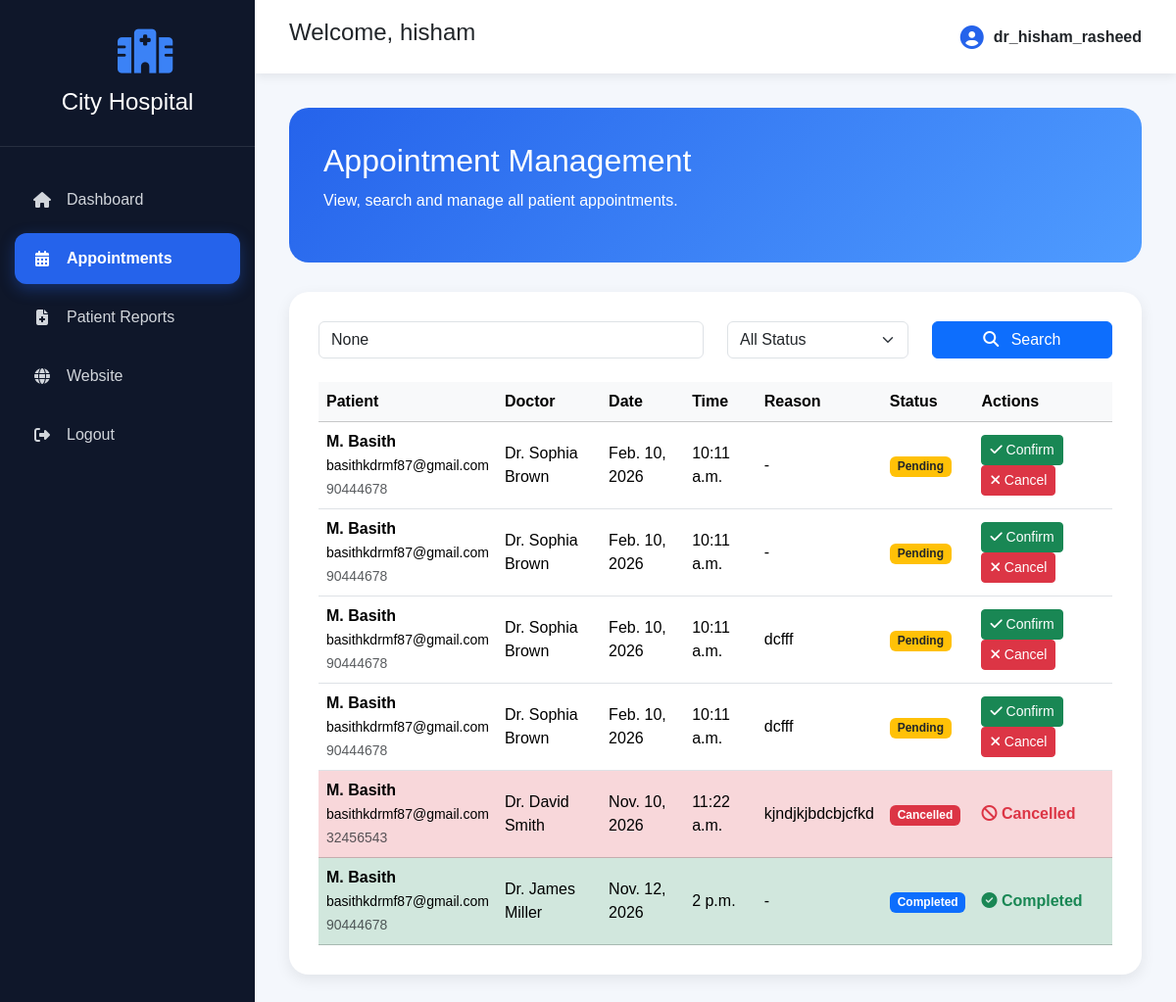
Before: /appointments/ (signed in) with the older database file.
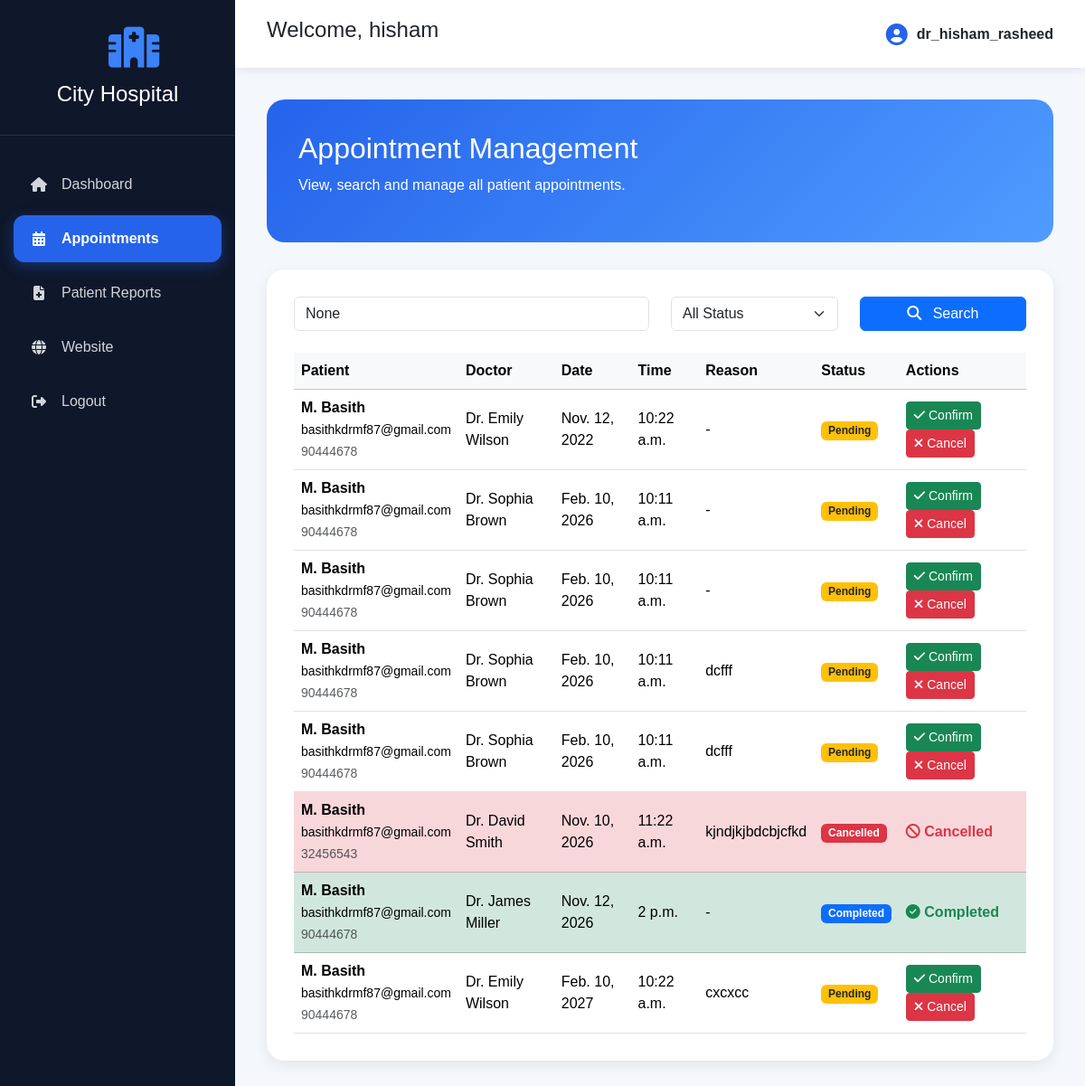
After: the same page with the newer database file.
### student/models.py (models this page shows, shortened)
class Booking(models.Model):
    STATUS_CHOICES = (
        ("Pending", "Pending"),
        ("Confirmed", "Confirmed"),
        ("Completed", "Completed"),
        ("Cancelled", "Cancelled"),
    )
    patient_name = models.CharField(max_length=100)
    patient_email = models.EmailField()
    patient_phone = models.CharField(max_length=20)
    doctor = models.ForeignKey(
        Doctors,
        on_delete=models.CASCADE
    )
    appointment_date = models.DateField()
    appointment_time = models.TimeField()
    reason = models.TextField(
        blank=True
    )
    status = models.CharField(
        max_length=20,
        choices=STATUS_CHOICES,
        default="Pending"
    )
    created_at = models.DateTimeField(
        auto_now_add=True
    )

class Doctors(models.Model):
    doc_name = models.CharField(max_length=100)
    doc_spec = models.CharField(max_length=100)
    dep_name = models.ForeignKey(
        Department,
        on_delete=models.CASCADE
    )
    doc_image = models.CharField(
    max_length=100
    )
    experience = models.PositiveIntegerField(default=1)
    qualification = models.CharField(
        max_length=150
    )
    available = models.BooleanField(
        default=True
    )

### student/views.py (the view)
@login_required(login_url="login")
def manage_appointments(request):
    if request.user.role != "doctor":
        return redirect("patient_dashboard")
    appointments = Booking.objects.all().order_by(
        "appointment_date",
        "appointment_time"
    )
    search = request.GET.get("search")
    status = request.GET.get("status")
    if search:
        appointments = appointments.filter(
            Q(patient_name__icontains=search) |
            Q(patient_email__icontains=search) |
            Q(patient_phone__icontains=search)
        )
    if status and status != "All":
        appointments = appointments.filter(
            status=status
        )
    return render(
        request,
        "manage_appointments.html",
        {
            "appointments": appointments,
            "search": search,
            "status": status,
            "active_page": "appointments",
        }
    )

### templates/manage_appointments.html (shortened to what the changed rows need)
{% extends "dashboard_base.html" %}
{% block content %}
<div class="welcome-card">
    <h2>
        Appointment Management
    </h2>
</div>
<div class="dashboard-card">
    <div class="table-responsive">
        <table class="table table-hover align-middle">
            <thead class="table-light">
                <tr>
                    <th>Patient</th>
                    <th>Doctor</th>
                    <th>Date</th>
                    <th>Time</th>
                    <th>Reason</th>
                    <th>Status</th>
                    <th>Actions</th>
                </tr>
            </thead>
            <tbody>
            {% for appointment in appointments %}
            <tr
            {% if appointment.status == "Completed" %}
                class="table-success"
            {% elif appointment.status == "Cancelled" %}
                class="table-danger"
            {% elif appointment.status == "Confirmed" %}
                class="table-info"
            {% endif %}
            >
                <td>
                    <strong>
                        {{ appointment.patient_name }}
                    </strong>
                    <br>
                    <small>
                        {{ appointment.patient_email }}
                    </small>
                    <br>
                    <small class="text-muted">
                        {{ appointment.patient_phone }}
                    </small>
                </td>
                <td>
                    {{ appointment.doctor.doc_name }}
                </td>
                <td>
                    {{ appointment.appointment_date }}
                </td>
                <td>
                    {{ appointment.appointment_time }}
                </td>
                <td>
                    {{ appointment.reason|default:"-" }}
                </td>
                <td>
                    {% if appointment.status == "Pending" %}
                        <span class="badge bg-warning text-dark">
                            Pending
                        </span>
                    {% elif appointment.status == "Confirmed" %}
                        <span class="badge bg-success">
                            Confirmed
                        </span>
                    {% elif appointment.status == "Completed" %}
                        <span class="badge bg-primary">
                            Completed
                        </span>
                    {% else %}
                        <span class="badge bg-danger">
                            Cancelled
                        </span>
                    {% endif %}
                </td>
                <td>
                    {% if appointment.status == "Pending" %}
                        <a href="{% url 'update_appointment_status' appointment.id 'Confirmed' %}"
                           class="btn btn-success btn-sm">
                            <i class="fa-solid fa-check"></i>
                            Confirm
                        </a>
                        <a href="{% url 'update_appointment_status' appointment.id 'Cancelled' %}"
                           class="btn btn-danger btn-sm"
                           onclick="return confirm('Are you sure you want to cancel this appointment?')">
                            <i class="fa-solid fa-xmark"></i>
                            Cancel
                        </a>
                    {% elif appointment.status == "Completed" %}
                        <span class="text-success fw-bold">
                            <i class="fa-solid fa-circle-check"></i>
                            Completed
                        </span>
                    {% else %}
                        <span class="text-danger fw-bold">
                            <i class="fa-solid fa-ban"></i>
                            Cancelled
                        </span>
                    {% endif %}
                </td>
            </tr>
            {% endfor %}
            </tbody>
        </table>
    </div>
</div>
{% endblock %}

Changed rows visible on the page:
added Booking: patient_name "M. Basith", patient_email "basithkdrmf87@gmail.com", patient_phone "90444678", doctor.doc_name "Dr. Emily Wilson", appointment_date "Nov. 12, 2022", appointment_time "10:22 a.m.", reason "-", status "Pending"
added Booking: patient_name "M. Basith", patient_email "basithkdrmf87@gmail.com", patient_phone "90444678", doctor.doc_name "Dr. Emily Wilson", appointment_date "Feb. 10, 2027", appointment_time "10:22 a.m.", reason "cxcxcc", status "Pending"
